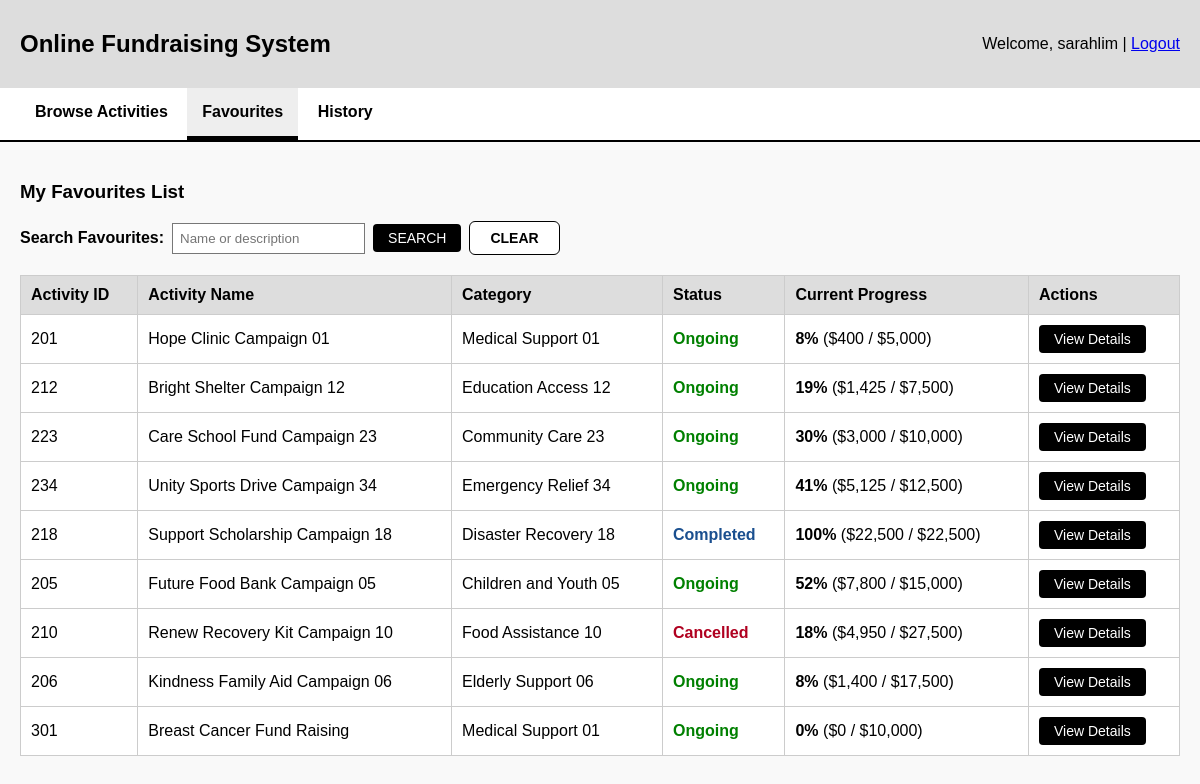
The page /activities?tab=favourites (signed in) on the database as committed earlier.
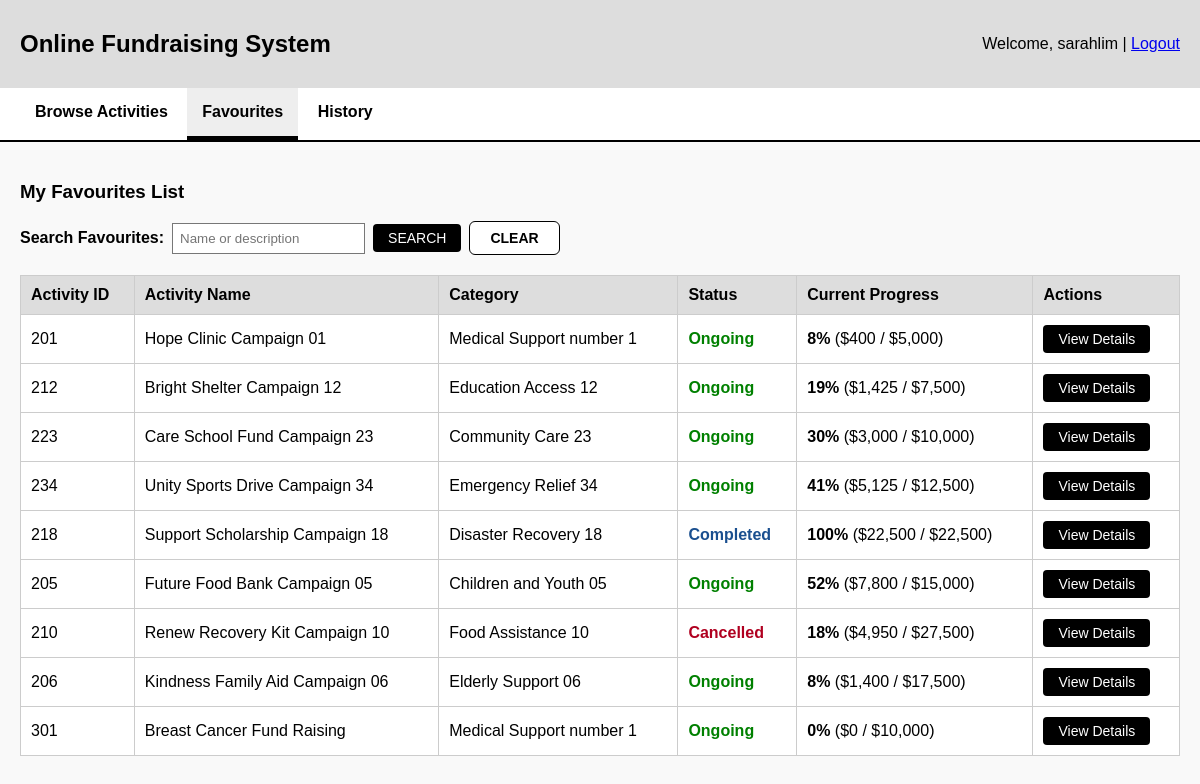
The same page on the database as committed later.
### tables this page shows
CREATE TABLE favourite_list(
    favourite_id INTEGER PRIMARY KEY,
    account_id INTEGER NOT NULL,
    activity_id INTEGER NOT NULL,
    FOREIGN KEY (account_id) REFERENCES user_account(account_id),
    FOREIGN KEY (activity_id) REFERENCES fundraising_activity(activity_id),
    UNIQUE (account_id, activity_id)
);

CREATE TABLE category(
    category_id INTEGER PRIMARY KEY,
    category_name TEXT NOT NULL UNIQUE
);

CREATE TABLE fundraising_activity(
    activity_id INTEGER PRIMARY KEY,
    account_id INTEGER NOT NULL,
    activity_name TEXT NOT NULL,
    category_id INTEGER NOT NULL,
    activity_desc TEXT NOT NULL,
    funding_current REAL NOT NULL DEFAULT 0,
    funding_goal REAL NOT NULL,
    start_date TEXT NOT NULL,
    end_date TEXT NOT NULL,
    activity_status TEXT NOT NULL CHECK (activity_status in ('completed', 'expired', 'cancelled', 'ongoing')),
    FOREIGN KEY (account_id) REFERENCES user_account(account_id),
    FOREIGN KEY (category_id) REFERENCES category(category_id)
);

### boundary/fundraising_activity_routes.py (the view, shortened to what this page needs)
@fundraising_activity_bp.route("/activities")
def list_activities():
    profile_id = session.get("profile_id")
    account_id = session.get("account_id")
    active_tab = request.args.get("tab", "browse").strip().lower()
    if profile_id != DONOR:
        active_tab = "browse"
    elif active_tab not in ["browse", "favourites", "history"]:
        active_tab = "browse"
    search_term = request.args.get("search", "")
    search_completed_term = request.args.get("searchCompleted", "")
    favourites = []
    donations = []
    categories = []
    categoryId = request.args.get("categoryId", "").strip()
    dateFrom = request.args.get("dateFrom", "").strip()
    dateTo = request.args.get("dateTo", "").strip()
    amountMin = request.args.get("amountMin", "").strip()
    amountMax = request.args.get("amountMax", "").strip()
    if active_tab == "favourites":
        viewController = view_favourite_list_controller()
        searchController = search_favourite_list_controller()
        favourites = viewController.viewFavourites(account_id)
        if "search" in request.args:
            if search_term.strip():
                favourites = searchController.searchFavourites(account_id, search_term)
            else:
                flash("Activity name or description required.", "error")
        if not favourites:
            flash("No favourite activities found.", "error")
        activities = []
    else:
        controller = view_fundraising_activity_controller()
        if profile_id == FUNDRAISER:
            activities = controller.viewActivitiesByAccountId(account_id)
        else:
            activities = controller.viewActivities()
    return render_template(
        "activities/list_activities.html",
        activities=activities,
        active_tab=active_tab,
        favourites=favourites,
        donations=donations,
        categories=categories,
        search_term=search_term,
        search_completed_term=search_completed_term,
        categoryId=categoryId,
        dateFrom=dateFrom,
        dateTo=dateTo,
        amountMin=amountMin,
        amountMax=amountMax
    )

### control/view_favourite_list_controller.py (called while the page is built)
    def viewFavourites(self, accountId: int):
        return FavouriteList.getFavouritesByAccountId(accountId)

### db.py (called while the page is built)
def get_connection():
    connection = sqlite3.connect(DB_PATH) #open database
    connection.row_factory = sqlite3.Row #Enable access to columns using name
    connection.execute("PRAGMA foreign_keys = ON") #enforce foreign keys
    return connection

### entity/favourite_list.py (called while the page is built)
    @classmethod
    def fromRow(cls, row):
        return cls(
            favouriteId=row["favourite_id"],
            accountId=row["account_id"],
            activityId=row["activity_id"],
            activityName=row["activity_name"],
            activityDescription=row["activity_desc"],
            activityStatus=row["activity_status"],
            categoryId=row["category_id"],
            fundingCurrent=row["funding_current"],
            fundingGoal=row["funding_goal"],
            startDate=row["start_date"],
            endDate=row["end_date"],
            viewCount=row["view_count"],
            favouriteCount=row["favourite_count"],
            categoryName=row["category_name"],
            fundraiserName=row["fundraiser_name"],
            phoneNumber=row["fundraiser_phone"]
        )

### templates/activities/list_activities.html (shortened to what the changed rows need)
<!DOCTYPE html>
<html>
<head>
</head>
<body>
    <div class="header">
        <h2>Online Fundraising System</h2>
    </div>
    <div class="content">
        {% if active_tab == 'browse' %}
        <div class="toolbar">
            <form class="search-form" method="get" action="{{ url_for('fundraising_activity.list_activities') }}">
                {% if session.get("profile_id") == 3 %}
                    <input type="hidden" name="tab" value="browse">
                {% endif %}
                <label for="search">Search Activities:</label>
                <input
                    type="text"
                    id="search"
                    name="search"
                    placeholder="Name or description"
                    value="{{ search_term }}"
                >
                <button class="btn btn-black" type="submit">SEARCH</button>
                <a href="{{ url_for('fundraising_activity.list_activities') }}" class="btn btn-outline">CLEAR</a>
            </form>
            {% if session.get("profile_id") != 3 %}
                <a href="{{ url_for('fundraising_activity.create_activity') }}" class="btn btn-black">+ Create New</a>
            {% endif %}
        </div>
        <table>
            <thead>
                <tr>
                    <th>ID</th>
                    <th>Activity Title</th>
                    <th>Category</th>
                    <th>Current</th>
                    <th>Goal</th>
                    <th>Status</th>
                    <th>Actions</th>
                </tr>
            </thead>
            <tbody>
                {% if activities %}
                    {% for activity in activities %}
                        <tr>
                            <td>{{ activity.activityId }}</td>
                            <td>{{ activity.activityName }}</td>
                            <td>{{ activity.categoryName }}</td>
                            <td>${{ "%.2f"|format(activity.fundingCurrent) }}</td>
                            <td>${{ "%.2f"|format(activity.fundingGoal) }}</td>
                            <td>
                                <span class="status-{{ activity.activityStatus }}">
                                    {{ activity.activityStatus.title() }}
                                </span>
                            </td>
                            <td>
                                <button
                                    class="btn btn-view"
                                    type="button"
                                    data-view-count="{{ activity.viewCount }}"
                                    data-favourite-count="{{ activity.favouriteCount }}"
                                    onclick='openActivityModal(this,
                                    {{ activity.activityName|tojson }},
                                    {{ activity.activityStatus|tojson }},
                                    {{ activity.fundingCurrent|tojson }},
                                    {{ activity.fundingGoal|tojson }},
                                    {{ activity.categoryName|tojson }},
                                    {{ activity.endDate|tojson }},
                                    {{ activity.activityDescription|tojson }},
                                    {{ activity.fundraiserName|tojson }},
                                    {{ activity.startDate|tojson }},
                                    {{ activity.favouriteCount|tojson }},
                                    {{ activity.phoneNumber|tojson }},
                                    {{ activity.activityId|tojson }}
                                )'
                                >
                                    View
                                </button>
                                {% if session.get("profile_id") != 3 %}
                                    <a href="{{ url_for('fundraising_activity.update_activity', activityId=activity.activityId) }}" class="btn btn-edit">Edit</a>
                                    <button
                                        class="btn btn-delete"
                                        type="button"
                                        onclick='openDeleteActivityModal({{ activity.activityId|tojson }}, {{ activity.activityName|tojson }})'
                                    >
                                        Delete
                                    </button>
                                {% endif %}
                                {% if session.get("profile_id") == 3 %}
                                    <button class="btn btn-Fav"
                                        type="button"
                                        onclick='openAddFavModal({{ activity.activityId|tojson }}, {{ activity.activityName|tojson }})'>
                                        Add to Favourite
                                    </button>
                                {% endif %}
                            </td>
                        </tr>
                    {% endfor %}
                {% elif activities == 0 %}
                    <tr>
                        <td class="empty-row" colspan="7">Search fundraising activities by name or description.</td>
                    </tr>
                {% else %}
                    <tr>
                        <td class="empty-row" colspan="7">No fundraising activities found.</td>
                    </tr>
                {% endif %}
            </tbody>
        </table>
        {% elif active_tab == 'favourites' %}
            <table>
                <thead>
                    <tr>
                        <th>Activity ID</th>
                        <th>Activity Name</th>
                        <th>Category</th>
                        <th>Status</th>
                        <th>Current Progress</th>
                        <th>Actions</th>
                    </tr>
                </thead>
                <tbody>
                    {% if favourites %}
                        {% for activity in favourites %}
                            <tr>
                                <td>{{ activity.activityId }}</td>
                                <td>{{ activity.activityName }}</td>
                                <td>{{ activity.categoryName }}</td>
                                <td>
                                    <span class="status-{{ activity.activityStatus|lower }}">
                                        {{ activity.activityStatus.title() }}
                                    </span>
                                </td>
                                <td>
                                    {% set progress = ((activity.fundingCurrent / activity.fundingGoal) * 100)|round|int if activity.fundingGoal else 0 %}
                                    <strong>{{ progress }}%</strong>
                                    (${{ "{:,.0f}".format(activity.fundingCurrent) }} / ${{ "{:,.0f}".format(activity.fundingGoal) }})
                                </td>
                                <td>
                                    <button
                                        class="btn btn-view"
                                        type="button"
                                        data-view-count="{{ activity.viewCount }}"
                                        data-favourite-count="{{ activity.favouriteCount }}"
                                        onclick='openActivityModal(this,
                                        {{ activity.activityName|tojson }},
                                        {{ activity.activityStatus|tojson }},
                                        {{ activity.fundingCurrent|tojson }},
                                        {{ activity.fundingGoal|tojson }},
                                        {{ activity.categoryName|tojson }},
                                        {{ activity.endDate|tojson }},
                                        {{ activity.activityDescription|tojson }},
                                        {{ activity.fundraiserName|tojson }},
                                        {{ activity.startDate|tojson }},
                                        {{ activity.favouriteCount|tojson }},
                                        {{ activity.phoneNumber|tojson }},
                                        {{ activity.activityId|tojson }}
                                    )'
                                    >
                                        View Details
                                    </button>
                                </td>
                            </tr>
                        {% endfor %}
                    {% else %}
                        <tr>
                            <td class="empty-row" colspan="6">No favourite activities found.</td>
                        </tr>
                    {% endif %}
                </tbody>
            </table>
        {% endif %}
    </div>
</body>
</html>

Rows that differ between the two databases and show on the page:
changed through a linked row, favourite_list "Hope Clinic Campaign 01": categoryName "Medical Support 01" → "Medical Support number 1"
changed through a linked row, favourite_list "Breast Cancer Fund Raising": categoryName "Medical Support 01" → "Medical Support number 1"
